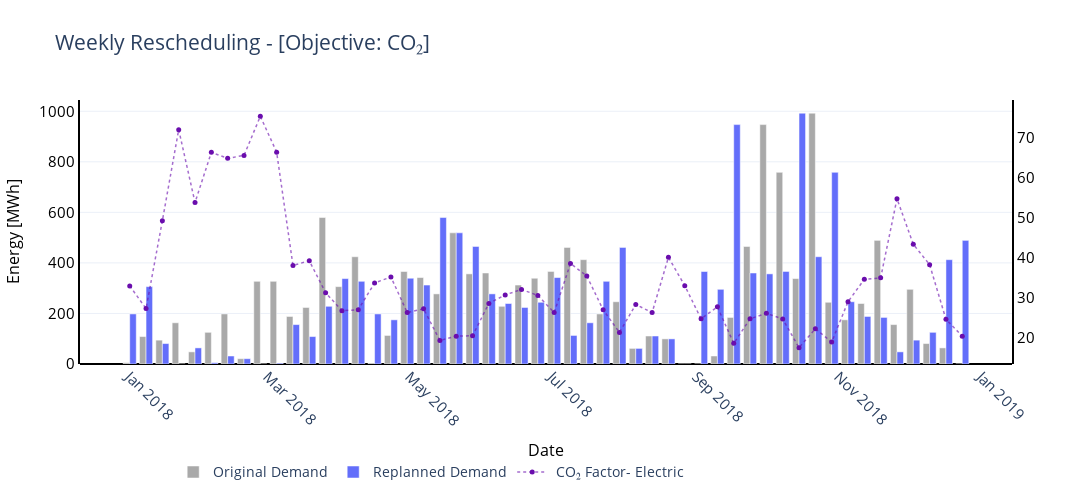

Source (notebook cell):
### Code cell
# --- 1. Initialisation des paramètres temporels ---

ts = "7d" # Période de regroupement (hebdomadaire)
start = str(df.resample(ts,label="left").mean().index[0])
end = "2024-09-11 00:00"
end = str(df.resample(ts,label = "left").mean().index[-1])
dt = 24 * 7  # 7 jours en heures
objectives =["co2"]
# weight = 10 

time = TimeUnit(start = start, end = end,dt = dt )

# --- 2. Préparation des données agrégées ---

temp = df[["Electricity_Consumption[MW]"]].copy().resample("1h",label = "left").mean().resample(ts,label = "left").sum()
temp["co2"] = df["Taux de Co2"].copy().resample(ts,label = "left").mean()
temp["cost_kwh"] = df["cost_kwh"].copy().resample(ts,label = "left").mean()
temp["Heat_demand[kW]"] = df["Heat_demand[kW]"].copy().resample(ts, label="left").mean()
temp["cciag_co2"] = df["cciag_co2"].copy().resample(ts, label="left").mean()
temp.fillna(0, inplace=True)

# --- 3. Création du modèle et du noeud énergetique ---

model = OptimisationModel(name='lncmi_model', time=time)
main_node = EnergyNode(time=time , name = "main_node",energy_type=elec)

# --- 4. Création dynamique des blocs de consommation ---

i = 0
dd = {}
var_ids = []

for period in temp.index:
    value = temp.loc[period,"Electricity_Consumption[MW]"] * 1000 # multiply by 1000 to change from MW to KW
    name = f"consumption_block_{i}"

    if "-08-" in str(period):
        print("hello")
        temp["new"] = [0] * len(temp)
        temp.loc[period,"new"] = value/time.DT
        value = temp["new"].tolist()

        dd[name] = value

        cmd = name + " = FixedConsumptionUnit(name=name , time=time,p = value, energy_type=elec )"

        exec(cmd)
 
    else:
        var_ids.append(i)
        cmd =  name + " = VariableConsumptionUnit(time = time, name = '" + name + \
                "', p_min= 0 , p_max=value/time.DT, " \
                "e_min=value, e_max=value, verbose=True, energy_type=elec)"
        exec(cmd)

        cmd = "cst = DefinitionConstraint(name ='SingleUse', exp='lpSum(" +  name +"_u[t] for t in time.I) <= 1 ', parent = " + name + ")"
        exec(cmd)

        cmd = "setattr(" + name + ", '" + name +"_SingleUse', cst)"
        exec(cmd)
        
    cmd = f"main_node.connect_units({name})"
    exec(cmd)

    i += 1 

# --- 5. Définition des puissances max et min ---

temp["p_max"] = [temp["Electricity_Consumption[MW]"].max()*1000] * len(temp)
temp["p_min"] = [0] * len(temp)

for ind in temp.index:
    if ind.month == 8:
        temp.loc[ind , "p_max"] = (temp.loc[ind , "Electricity_Consumption[MW]"]*1000)/time.DT
        temp.loc[ind , "p_min"] = (temp.loc[ind , "Electricity_Consumption[MW]"]*1000)/time.DT

# --- 6. Déclaration de l'unité de production ---

grid = VariableProductionUnit(time=time, p_max=temp.p_max.tolist() ,p_min = temp.p_min.tolist(), 
                            name = "grid_import" , energy_type=elec,co2_out=temp["co2"].tolist()[:],
                            operating_cost=temp["cost_kwh"].tolist()[:])    


# --- 7. Contrainte globale “SingleUnit”

exp = ""
for j in var_ids:
    exp += f"consumption_block_{j}_u[t]"
    if j < i-1:
        exp += " + "        
exp += " <= 1"

cst = DefinitionDynamicConstraint(name = "SingleUnit", t_range='for t in time.I',exp_t=exp, parent = None)
main_node.connect_units(grid)
setattr(main_node, 'SingleUnit', cst)

# --- 8. Définition de l'objectif ---

grid.minimize_co2_emissions()

# --- 9. Construction et résolution du modèle ---

model.add_nodes(main_node)
print ("READY TO SOLVE")
model.writeLP("test.lp")
model.solve_and_update(solver=GUROBI_CMD())
clear_output(wait=True)

# --- 10. Récupération et traitement des résultats ---

t = pd.DataFrame()
for j in range (i):
    cmd = f"t['consumption_block_{j}'] = consumption_block_{j}.p.get_value()"
    exec (cmd)

t = (t * time.DT)/1000  # kWh -> MWh
t["rearranged [MWh]"] = t.sum(axis = 1)
temp ["rearranged [MWh]"] = t["rearranged [MWh]"].tolist()

# --- 11. Visualisation des résultats hebdomadaires ---

import plotly.graph_objects as go

layout = {
    "font": {"size": 15},
    "template": "plotly_white",
    "title": "Weekly Rescheduling - [Objective: CO₂]",
    "width": 1200,
    "height": 500,
    "margin": {"b": 110},  # un peu plus bas pour éviter le chevauchement
    "xaxis": {
        "showline": False,  # Retire la ligne en dessous
        "zeroline": False,  # Supprime la ligne zéro éventuelle
        "tickangle": 45,
        "title_text": "Date",
        "type": "date",
        "title_font": {"color": "black", "size": 16}
    },
    "yaxis": {
        "showline": True,
        "linecolor": "black",
        "linewidth": 2,
        "zerolinecolor": 'black',
        "side": 'left',
        "title":{"text": "Energy [MWh]",
                "font": {"color": "black", "size": 16}},
        "tickfont": {"color": "black"}
    },
    "yaxis2": {
        "title": "Intensité Carbone [gCO₂/kWh]",
        "overlaying": "y",
        "side": "right",
        "showgrid": False,
        "linecolor": "black",
        "linewidth": 2,
        "tickfont": {"color": "black"},
       "title":{"text": "",
                "font": {"color": "black", "size": 16}},
    },
    "legend": {
        "tracegroupgap": 8,
        "font_size": 14,
        "orientation": "h",
        "yanchor": "top",
        "y": -0.35,  # Plus bas pour éviter chevauchement
        "x": 0.1,
        "title": ""
    },
    "barmode": "group"
}

fig1 = go.Figure()

# Demande originale
fig1.add_trace(go.Bar(
    x=temp.index,
    y=temp["Electricity_Consumption[MW]"],
    name="Original Demand",
    marker_color="#A9A9A9"
))

# Demande réarrangée
fig1.add_trace(go.Bar(
    x=temp.index,
    y=temp["rearranged [MWh]"],
    name="Replanned Demand",
    marker_color="#636EFA"
))

# Facteur d'émission CO₂ (électricité)
fig1.add_trace(go.Scatter(
    x=temp.index,
    y=temp["co2"],
    mode='lines+markers',
    name=" CO₂ Factor- Electric",
    line=dict(color='rgba(106, 13, 173, 0.6)', width=1.5, dash='dot'),
    marker=dict(size=5, color='#6a0dad'),
    yaxis='y2'
))

fig1.update_layout(layout)
fig1.show()




rearranged = rearrange(df=df, results=t[t.columns[:-1]], temp=temp)
df["Electricity_Consumption_rearranged[MW]"] = rearranged['Rearranged Demand[MWh]']

elec_initial_total = round(df["Electricity_Consumption[MW]"].dropna().sum(), 2)
elec_optimized_total = round(df["Electricity_Consumption_rearranged[MW]"].dropna().sum(), 2)
cciag_initial_total = round(df["Heat_demand[MW]"].dropna().sum(), 2)

elec_emissions_before = round((df["Electricity_Consumption[kW]"] * df["Taux de Co2"]).sum() / 1_000_000, 2)  # en tonnes
elec_emissions_after = round((df["Electricity_Consumption_rearranged[MW]"] * df["Taux de Co2"]).sum() / 1_000, 2)
reduction_emissions_elec = round(100 * (1 - elec_emissions_after / elec_emissions_before), 2)

heat_emissions = round((df["Heat_demand[kW]"] * df["cciag_co2"]).sum() / 1_000_000, 2)

total_emissions_before = round(elec_emissions_before + heat_emissions, 2)
total_emissions_after  = round(elec_emissions_after + heat_emissions, 2)
total_reduction = round(100 * (1 - total_emissions_after / total_emissions_before), 2)


elec_cost_before = round((df["Electricity_Consumption[kW]"] * df["cost_MWh"]/ 1_000).dropna().sum())
elec_cost_after = round((df["Electricity_Consumption_rearranged[MW]"] * df["cost_MWh"]).dropna().sum())
heat_cost = round((df["Heat_demand[MW]"] * df["cciag_cost"]).dropna().sum())

# --- DISPLAY ---
print("\n--- CONSUMPTION ---")
print(f"ELECTRICITY consumption BEFORE optimization : {elec_initial_total} MWh")
print(f"ELECTRICITY consumption AFTER optimization  : {elec_optimized_total} MWh")
print(f"CCIAG HEAT consumption BEFORE optimization  : {cciag_initial_total} MWh")

print("\n--- CO2 EMISSIONS (in tonnes) ---")
print(f"ELECTRICITY emissions BEFORE optimization : {elec_emissions_before} tCO₂")
print(f"ELECTRICITY emissions AFTER optimization  : {elec_emissions_after} tCO₂")
print(f"→ Reduction in ELECTRICITY-related emissions : {reduction_emissions_elec} %")

print(f"CCIAG HEAT emissions : {heat_emissions} tCO₂")

print("\n--- TOTAL EMISSIONS ---")
print(f"TOTAL emissions BEFORE optimization : {total_emissions_before} tCO₂")
print(f"TOTAL emissions AFTER optimization  : {total_emissions_after} tCO₂")
print(f"→ TOTAL CO2 emissions reduction : {total_reduction} %")

print("\n--- ECONOMIC BALANCE ---")
print(f"Electricity cost BEFORE optimization : {elec_cost_before:,.2f} €")
print(f"Electricity cost AFTER optimization  : {elec_cost_after:,.2f} €")
print(f"Heat cost AFTER optimization         : {heat_cost:,.2f} €")
print(f"TOTAL cost BEFORE optimization       : {elec_cost_before + heat_cost:,.2f} €")
print(f"TOTAL cost AFTER optimization        : {elec_cost_after + heat_cost:,.2f} €")

### Figure 1 — Plotly figure (JSON) as saved in the notebook; plotly's stock layout.template omitted (floating-point values rounded to 4 significant figures)
{"data": [{"marker": {"color": "#A9A9A9"}, "name": "Original Demand", "type": "bar", "x": ["2018-01-01T00:00:00", "2018-01-08T00:00:00", "2018-01-15T00:00:00", "2018-01-22T00:00:00", "2018-01-29T00:00:00", "2018-02-05T00:00:00", "2018-02-12T00:00:00", "2018-02-19T00:00:00", "2018-02-26T00:00:00", "2018-03-05T00:00:00", "2018-03-12T00:00:00", "2018-03-19T00:00:00", "2018-03-26T00:00:00", "2018-04-02T00:00:00", "2018-04-09T00:00:00", "2018-04-16T00:00:00", "2018-04-23T00:00:00", "2018-04-30T00:00:00", "2018-05-07T00:00:00", "2018-05-14T00:00:00", "2018-05-21T00:00:00", "2018-05-28T00:00:00", "2018-06-04T00:00:00", "2018-06-11T00:00:00", "2018-06-18T00:00:00", "2018-06-25T00:00:00", "2018-07-02T00:00:00", "2018-07-09T00:00:00", "2018-07-16T00:00:00", "2018-07-23T00:00:00", "2018-07-30T00:00:00", "2018-08-06T00:00:00", "2018-08-13T00:00:00", "2018-08-20T00:00:00", "2018-08-27T00:00:00", "2018-09-03T00:00:00", "2018-09-10T00:00:00", "2018-09-17T00:00:00", "2018-09-24T00:00:00", "2018-10-01T00:00:00", "2018-10-08T00:00:00", "2018-10-15T00:00:00", "2018-10-22T00:00:00", "2018-10-29T00:00:00", "2018-11-05T00:00:00", "2018-11-12T00:00:00", "2018-11-19T00:00:00", "2018-11-26T00:00:00", "2018-12-03T00:00:00", "2018-12-10T00:00:00", "2018-12-17T00:00:00", "2018-12-24T00:00:00"], "y": [5.161, 108.5, 94.41, 163.1, 48.05, 125.3, 198.1, 21.0, 327.2, 327.2, 188.1, 223.7, 579.5, 306.2, 424.4, 3.444, 113.0, 365.9, 342.0, 277.5, 519.0, 356.7, 360.0, 228.3, 312.4, 339.3, 366.2, 461.2, 412.7, 198.1, 246.3, 61.73, 110.7, 99.39, 0.0, 0.0, 31.6, 184.2, 465.0, 947.2, 758.3, 338.0, 992.3, 244.2, 174.8, 239.3, 489.1, 155.9, 295.5, 80.88, 63.74, 0.0]}, {"marker": {"color": "#636EFA"}, "name": "Replanned Demand", "type": "bar", "x": ["2018-01-01T00:00:00", "2018-01-08T00:00:00", "2018-01-15T00:00:00", "2018-01-22T00:00:00", "2018-01-29T00:00:00", "2018-02-05T00:00:00", "2018-02-12T00:00:00", "2018-02-19T00:00:00", "2018-02-26T00:00:00", "2018-03-05T00:00:00", "2018-03-12T00:00:00", "2018-03-19T00:00:00", "2018-03-26T00:00:00", "2018-04-02T00:00:00", "2018-04-09T00:00:00", "2018-04-16T00:00:00", "2018-04-23T00:00:00", "2018-04-30T00:00:00", "2018-05-07T00:00:00", "2018-05-14T00:00:00", "2018-05-21T00:00:00", "2018-05-28T00:00:00", "2018-06-04T00:00:00", "2018-06-11T00:00:00", "2018-06-18T00:00:00", "2018-06-25T00:00:00", "2018-07-02T00:00:00", "2018-07-09T00:00:00", "2018-07-16T00:00:00", "2018-07-23T00:00:00", "2018-07-30T00:00:00", "2018-08-06T00:00:00", "2018-08-13T00:00:00", "2018-08-20T00:00:00", "2018-08-27T00:00:00", "2018-09-03T00:00:00", "2018-09-10T00:00:00", "2018-09-17T00:00:00", "2018-09-24T00:00:00", "2018-10-01T00:00:00", "2018-10-08T00:00:00", "2018-10-15T00:00:00", "2018-10-22T00:00:00", "2018-10-29T00:00:00", "2018-11-05T00:00:00", "2018-11-12T00:00:00", "2018-11-19T00:00:00", "2018-11-26T00:00:00", "2018-12-03T00:00:00", "2018-12-10T00:00:00", "2018-12-17T00:00:00", "2018-12-24T00:00:00"], "y": [198.1, 306.2, 80.88, 0.0, 63.74, 5.161, 31.6, 21.0, 0.0, 3.444, 155.9, 108.5, 228.3, 338.0, 327.2, 198.1, 174.8, 339.3, 312.4, 579.5, 519.0, 465.0, 277.5, 239.3, 223.7, 244.2, 342.0, 113.0, 163.1, 327.2, 461.2, 61.73, 110.7, 99.39, 0.0, 365.9, 295.5, 947.2, 360.0, 356.7, 366.2, 992.3, 424.4, 758.3, 246.3, 188.1, 184.2, 48.05, 94.41, 125.3, 412.7, 489.1]}, {"line": {"color": "rgba(106, 13, 173, 0.6)", "dash": "dot", "width": 1.5}, "marker": {"color": "#6a0dad", "size": 5}, "mode": "lines+markers", "name": " CO₂ Factor- Electric", "type": "scatter", "x": ["2018-01-01T00:00:00", "2018-01-08T00:00:00", "2018-01-15T00:00:00", "2018-01-22T00:00:00", "2018-01-29T00:00:00", "2018-02-05T00:00:00", "2018-02-12T00:00:00", "2018-02-19T00:00:00", "2018-02-26T00:00:00", "2018-03-05T00:00:00", "2018-03-12T00:00:00", "2018-03-19T00:00:00", "2018-03-26T00:00:00", "2018-04-02T00:00:00", "2018-04-09T00:00:00", "2018-04-16T00:00:00", "2018-04-23T00:00:00", "2018-04-30T00:00:00", "2018-05-07T00:00:00", "2018-05-14T00:00:00", "2018-05-21T00:00:00", "2018-05-28T00:00:00", "2018-06-04T00:00:00", "2018-06-11T00:00:00", "2018-06-18T00:00:00", "2018-06-25T00:00:00", "2018-07-02T00:00:00", "2018-07-09T00:00:00", "2018-07-16T00:00:00", "2018-07-23T00:00:00", "2018-07-30T00:00:00", "2018-08-06T00:00:00", "2018-08-13T00:00:00", "2018-08-20T00:00:00", "2018-08-27T00:00:00", "2018-09-03T00:00:00", "2018-09-10T00:00:00", "2018-09-17T00:00:00", "2018-09-24T00:00:00", "2018-10-01T00:00:00", "2018-10-08T00:00:00", "2018-10-15T00:00:00", "2018-10-22T00:00:00", "2018-10-29T00:00:00", "2018-11-05T00:00:00", "2018-11-12T00:00:00", "2018-11-19T00:00:00", "2018-11-26T00:00:00", "2018-12-03T00:00:00", "2018-12-10T00:00:00", "2018-12-17T00:00:00", "2018-12-24T00:00:00"], "y": [32.88, 27.21, 49.18, 71.97, 53.73, 66.29, 64.79, 65.52, 75.3, 66.34, 38.0, 39.16, 31.19, 26.67, 26.94, 33.62, 35.12, 26.21, 27.16, 19.22, 20.32, 20.41, 28.51, 30.63, 32.0, 30.5, 26.21, 38.49, 35.36, 26.9, 21.25, 28.24, 26.21, 40.03, 32.94, 24.64, 27.65, 18.52, 24.66, 26.02, 24.6, 17.44, 22.19, 18.84, 28.92, 34.53, 34.9, 54.69, 43.29, 38.2, 24.55, 20.32], "yaxis": "y2"}], "layout": {"barmode": "group", "font": {"size": 15}, "height": 500, "legend": {"font": {"size": 14}, "orientation": "h", "title": {"text": ""}, "tracegroupgap": 8, "x": 0.1, "y": -0.35, "yanchor": "top"}, "margin": {"b": 110}, "title": {"text": "Weekly Rescheduling - [Objective: CO₂]"}, "width": 1200, "xaxis": {"showline": false, "tickangle": 45, "title": {"font": {"color": "black", "size": 16}, "text": "Date"}, "type": "date", "zeroline": false}, "yaxis": {"linecolor": "black", "linewidth": 2, "showline": true, "side": "left", "tickfont": {"color": "black"}, "title": {"font": {"color": "black", "size": 16}, "text": "Energy [MWh]"}, "zerolinecolor": "black"}, "yaxis2": {"linecolor": "black", "linewidth": 2, "overlaying": "y", "showgrid": false, "side": "right", "tickfont": {"color": "black"}, "title": {"font": {"color": "black", "size": 16}, "text": ""}}}}
